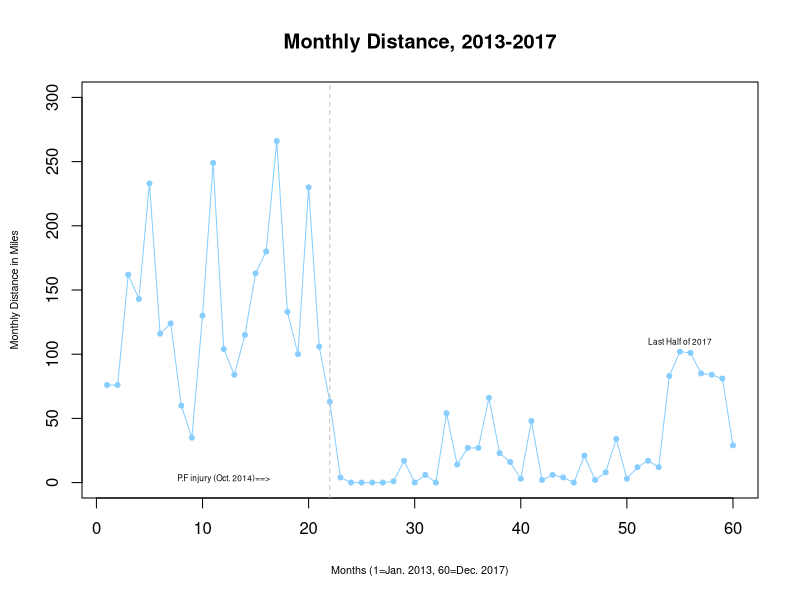
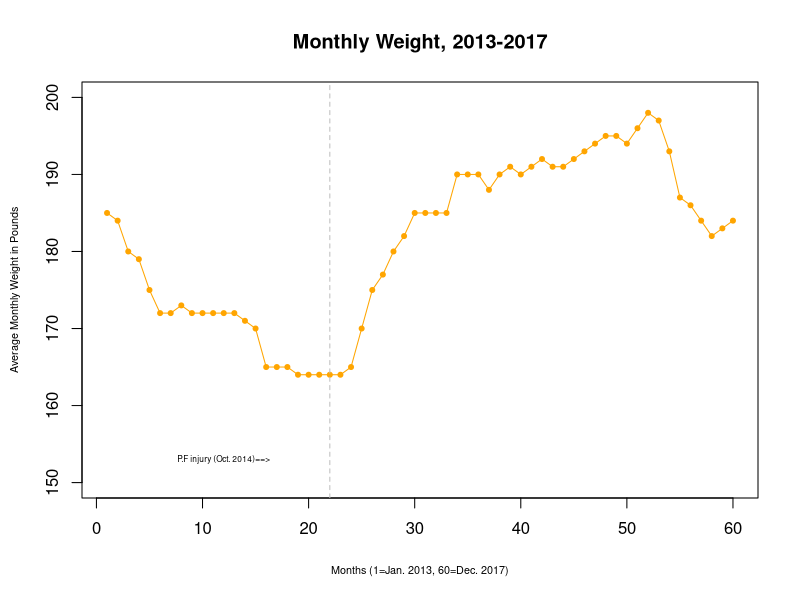
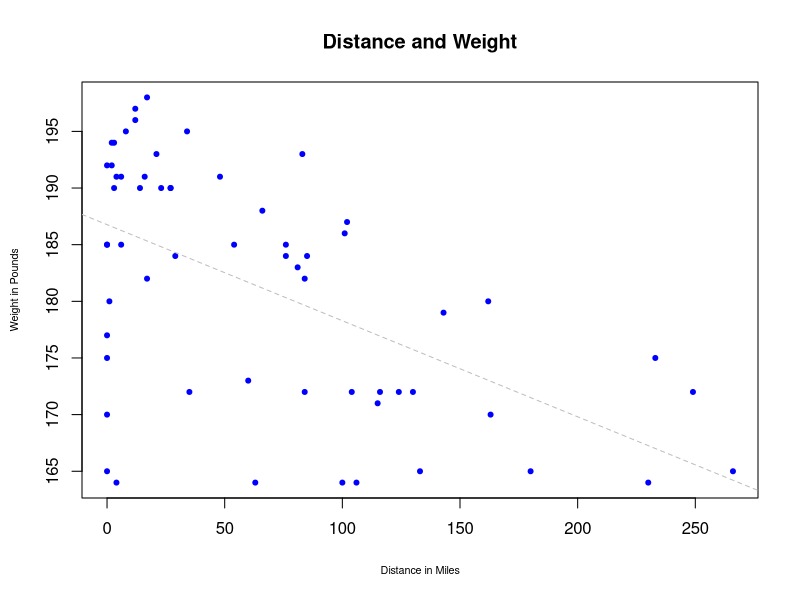

R code for these plots, in order:
# R code used in Week 1 
# R file 1.1
#B. Jones running/weight data for 2013-2017

#distance is an oject storing the total mileage run in the calendar month
#weight is an object storing the average monthly weight, in lbs. 
#time is an object storing a counter going from 1 (denoting Jan. 2013) to 60 (denoting Dec. 2017)

#Below I'm creating the object that I call "distance" by manually entering my data.  The "c" stands 
#"combine."  In many instances, you will read into R an external data set, like an Excel spreadsheet.  We 
#will learn to do this as the quarter goes on. 

distance<-c(76, 76, 162, 143, 233, 116, 124, 60, 35, 130, 249, 104, 
                     84, 115, 163, 180, 266, 133, 100, 230, 106, 63, 4, 0,
                     0, 0, 0, 1, 17, 0, 6, 0, 54, 14, 27, 27, 
                     66, 23, 16, 3, 48, 2, 6, 4, 0, 21, 2, 8,
                     34, 3, 12, 17, 12, 83, 102, 101, 85, 84, 81, 29)


weight<-c(185, 184, 180, 179, 175, 172, 172, 173, 172, 172, 172, 172, 
172, 171, 170, 165, 165, 165, 164, 164, 164, 164, 164, 165, 
170, 175, 177, 180, 182, 185, 185, 185, 185, 190, 190, 190,
188, 190, 191, 190, 191, 192, 191, 191, 192, 193, 194, 195,
195, 194, 196, 198, 197, 193, 187, 186, 184, 182,  183, 184 )


time<-(1:60)

#I can use "cbind" (which stands for column bind) to create a data set containing all the objects:

mydata<-cbind(distance, weight, time)

#If I just type "mydata" I can see what the data set looks like: 

mydata

#The "par" command is a graphical parameter command.  "par" is short for parameter.  Essentially,
#graphical parameters allow you to customize how your plots will look.  

#This command will allow me to do a "multi-panel" plot.  For now, let's supress the command.
#par(mfrow=c(2,2))


#Visual displays of data are a good first place to start.  Let's look at my 
#running data as "a function" of time.  

#I'm going to use an R function called plot.  If you want to see the help guide for this function,
#just type: ?plot

#R's generic plot function is actually quite powerful.  Let's quickly work through this: 

plot(distance~time, type="o", xlab="Months (1=Jan. 2013, 60=Dec. 2017)", ylab="Monthly Distance in Miles", 
     main="Monthly Distance, 2013-2017", pch=20, lty=1, col="skyblue1", cex.lab=.65, ylim=c(0,300))

#Below, I add some "decorations to the plot:
abline(v=22, lty=2, col="grey")
text(12, 3, "P.F injury (Oct. 2014)==>", cex=.5)
text(55, 110, "Last Half of 2017", cex=.5)

plot(weight~time, type="o", pch=20, lty=1, col="orange", cex.lab=.65, xlab="Months (1=Jan. 2013, 60=Dec. 2017)", ylab="Average Monthly Weight in Pounds", main="Monthly Weight, 2013-2017", ylim=c(150,200))
abline(v=22, lty=2, col="grey")
text(12, 153, "P.F injury (Oct. 2014)==>", cex=.5)

plot(weight~distance, pch=20, xlab="Distance in Miles", ylab="Weight in Pounds", col="blue", cex.lab=.65, main="Distance and Weight")
abline(lm(weight~distance), lty=2, col="grey")